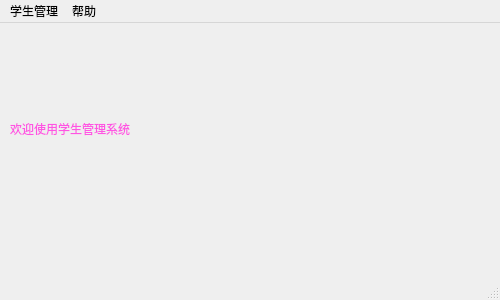
<?xml version="1.0" encoding="UTF-8"?>
<ui version="4.0">
 <class>MainWindow</class>
 <widget class="QMainWindow" name="MainWindow">
  <property name="geometry">
   <rect>
    <x>0</x>
    <y>0</y>
    <width>500</width>
    <height>300</height>
   </rect>
  </property>
  <property name="windowTitle">
   <string>MainWindow</string>
  </property>
  <widget class="QWidget" name="centralwidget">
   <widget class="QLabel" name="label">
    <property name="geometry">
     <rect>
      <x>10</x>
      <y>60</y>
      <width>551</width>
      <height>91</height>
     </rect>
    </property>
    <property name="styleSheet">
     <string notr="true">font: 20pt &quot;Adobe Devanagari&quot;;
color: rgb(255, 84, 227);</string>
    </property>
    <property name="text">
     <string>欢迎使用学生管理系统</string>
    </property>
   </widget>
  </widget>
  <widget class="QMenuBar" name="menubar">
   <property name="geometry">
    <rect>
     <x>0</x>
     <y>0</y>
     <width>500</width>
     <height>29</height>
    </rect>
   </property>
   <widget class="QMenu" name="menu">
    <property name="title">
     <string>学生管理</string>
    </property>
    <addaction name="actionaddstu"/>
    <addaction name="actionqueryStu"/>
   </widget>
   <widget class="QMenu" name="menu_2">
    <property name="title">
     <string>帮助</string>
    </property>
   </widget>
   <addaction name="menu"/>
   <addaction name="menu_2"/>
  </widget>
  <widget class="QStatusBar" name="statusbar"/>
  <action name="actionaddstu">
   <property name="text">
    <string>添加学生</string>
   </property>
  </action>
  <action name="actionqueryStu">
   <property name="text">
    <string>学生查询</string>
   </property>
  </action>
 </widget>
 <resources/>
 <connections/>
</ui>
